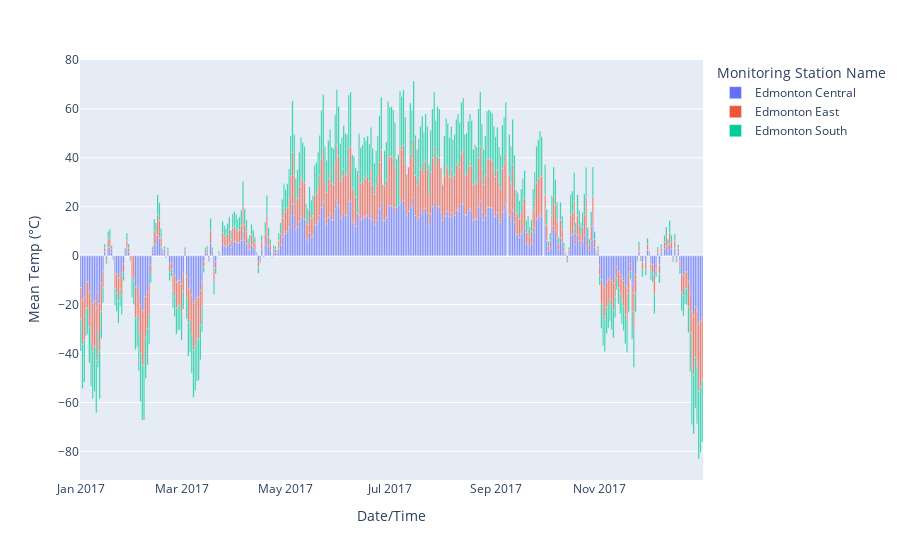

Here is the notebook cell this chart was saved with:
### Code cell
fig2 = px.bar(df_aqweather, x='Date/Time', y= 'Mean Temp (°C)', color = 'Monitoring Station Name')
fig2.show()

### Figure 1 — Plotly figure (JSON) as saved in the notebook; plotly's stock layout.template omitted (floating-point values rounded to 4 significant figures; data arrays with more than 128 entries replaced by an {"elided": "..."} marker saying what was removed)
{"data": [{"alignmentgroup": "True", "hovertemplate": "Monitoring Station Name=Edmonton Central<br>Date/Time=%{x}<br>Mean Temp (°C)=%{y}<extra></extra>", "legendgroup": "Edmonton Central", "marker": {"color": "#636efa", "pattern": {"shape": ""}}, "name": "Edmonton Central", "offsetgroup": "Edmonton Central", "orientation": "v", "showlegend": true, "textposition": "auto", "type": "bar", "x": {"elided": "363 str values"}, "xaxis": "x", "y": {"elided": "363 float values"}, "yaxis": "y"}, {"alignmentgroup": "True", "hovertemplate": "Monitoring Station Name=Edmonton East<br>Date/Time=%{x}<br>Mean Temp (°C)=%{y}<extra></extra>", "legendgroup": "Edmonton East", "marker": {"color": "#EF553B", "pattern": {"shape": ""}}, "name": "Edmonton East", "offsetgroup": "Edmonton East", "orientation": "v", "showlegend": true, "textposition": "auto", "type": "bar", "x": {"elided": "362 str values"}, "xaxis": "x", "y": {"elided": "362 float values"}, "yaxis": "y"}, {"alignmentgroup": "True", "hovertemplate": "Monitoring Station Name=Edmonton South<br>Date/Time=%{x}<br>Mean Temp (°C)=%{y}<extra></extra>", "legendgroup": "Edmonton South", "marker": {"color": "#00cc96", "pattern": {"shape": ""}}, "name": "Edmonton South", "offsetgroup": "Edmonton South", "orientation": "v", "showlegend": true, "textposition": "auto", "type": "bar", "x": {"elided": "360 str values"}, "xaxis": "x", "y": {"elided": "360 float values"}, "yaxis": "y"}], "layout": {"barmode": "relative", "legend": {"title": {"text": "Monitoring Station Name"}, "tracegroupgap": 0}, "margin": {"t": 60}, "xaxis": {"anchor": "y", "domain": [0, 1], "title": {"text": "Date/Time"}}, "yaxis": {"anchor": "x", "domain": [0, 1], "title": {"text": "Mean Temp (°C)"}}}}
